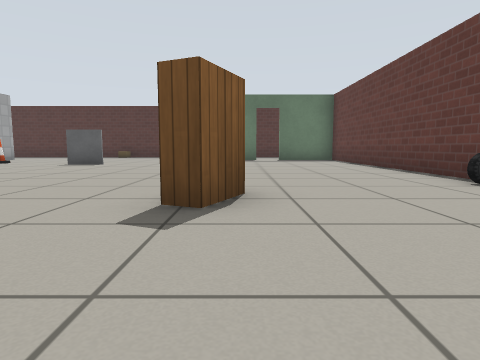
view 1 (above)

16 first-person views from a walk through a robot-simulator world made for Gazebo. The camera is 0.5 m above the floor, tilts 6° down and sees 75° across. The lines on the ground mark 1 m squares. The floor is counted in squares, 1 m on a side. Each view is taken from the middle of a square. On the plan, view 1 faces up. The plan holds only what a view shows up to about 9 squares ahead; the rest is blank. Robots are left out. Simple patterns stand in for the simulator's built-in surfaces. Some stock models are drawn as simple stand-ins.

view 2
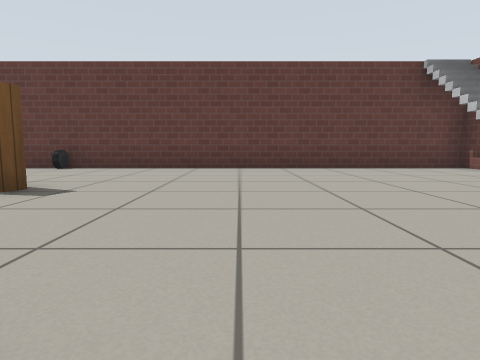

view 3
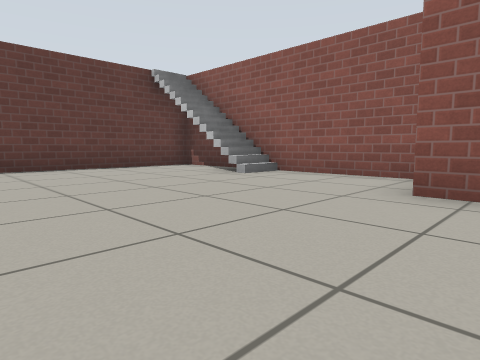

view 4
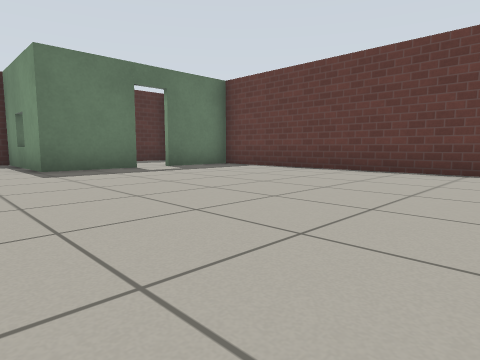

view 5
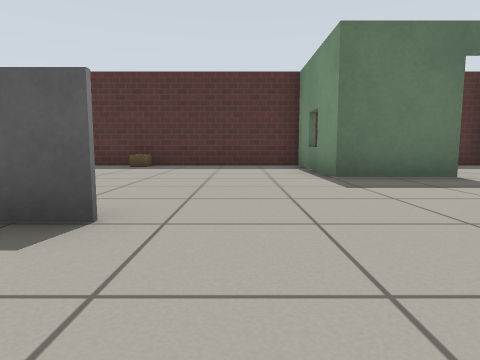

view 6
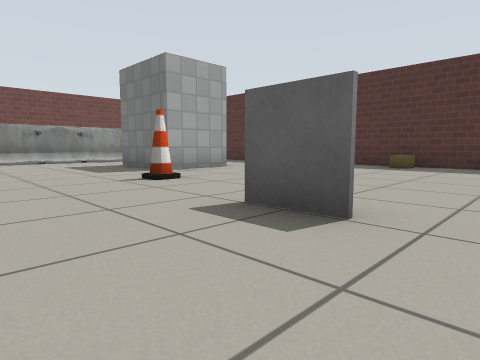

view 7
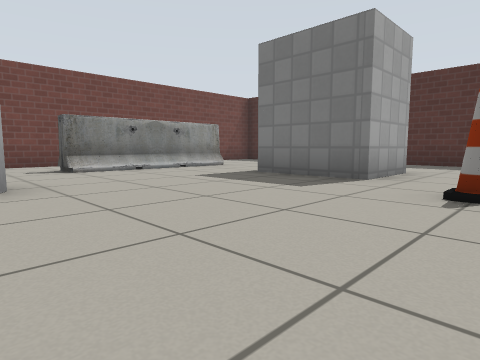

view 8
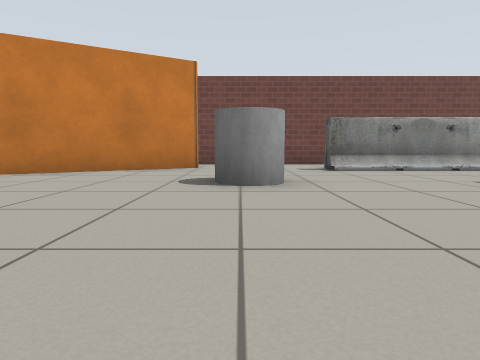

view 9
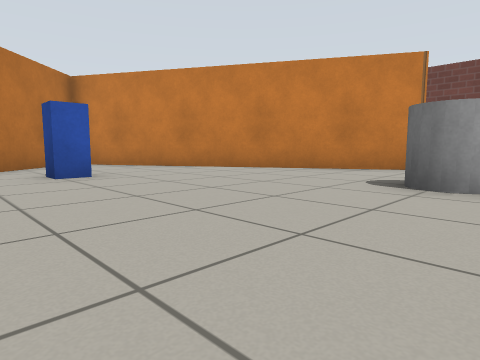

view 10
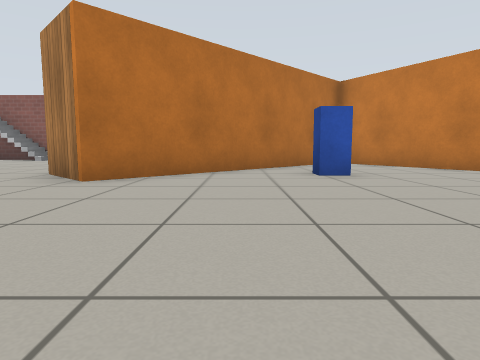

view 11
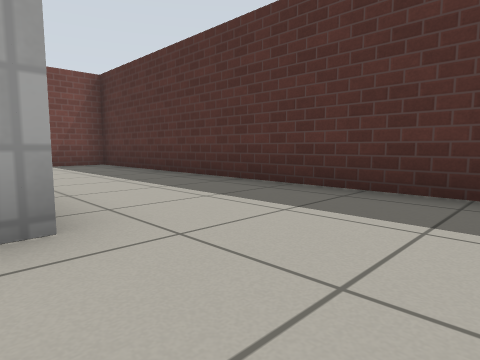

view 12
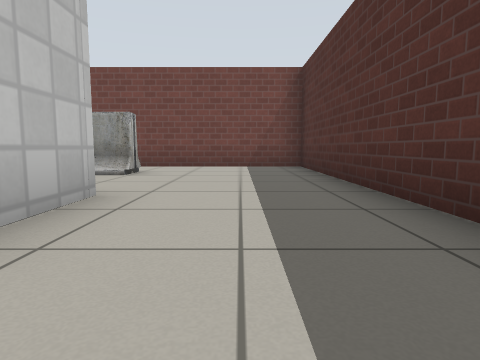

view 13
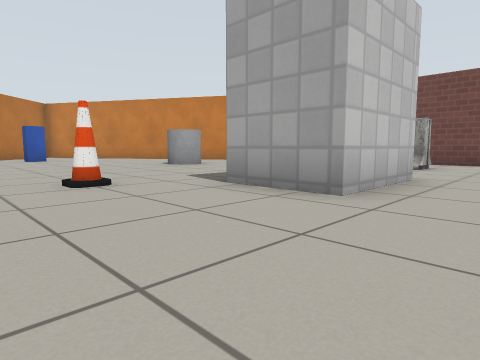

view 14
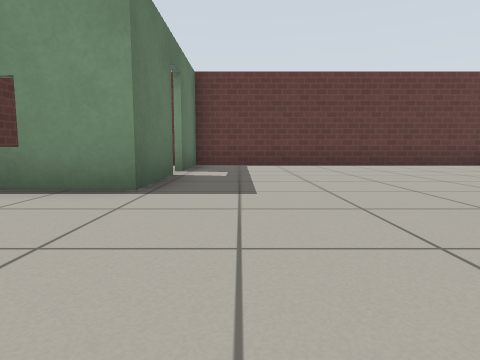

view 15
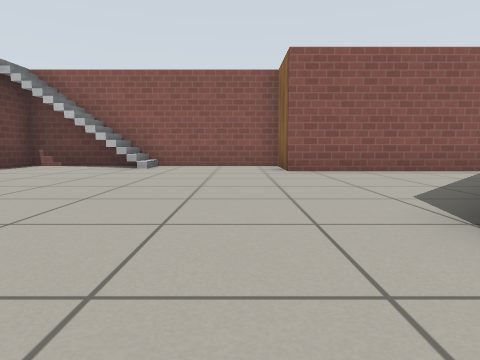

view 16
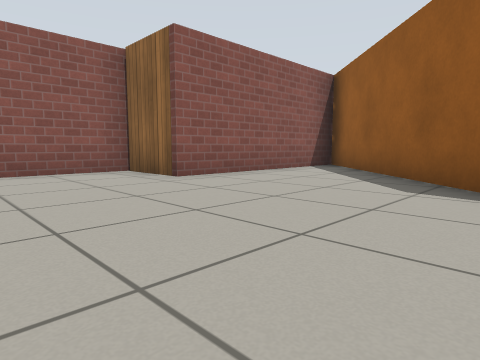

### Floor plan
Points are (right, up) in squares from view 1. A wall is a line through its corners. A room is listed if a view was taken in it or the views show most of it. See-through windows are left out.
Room 1 (views 1, 2, 3, 4, 5, 6, 7, 8, 9, 10, 11, 12, 13, 14, 15, 16)
walls: (-4.2, 0.5) (-8.2, -3.5) (-3, -3.5) (-3, -5.4) (3.5, -5.4); (0.8, 12.2) (-1.4, 12.2) (-1.4, 15.6) (-16.1, 15.6) (-16.1, 4.5); (-11.3, 12.5) (-9, 12.5) (-9, 10.7) (-11.2, 10.7); (-14.7, 5.1) (-10.1, -2.9) (-4.7, 2.5) (-3.5, 1.2); (3.6, -4.5) (3.6, 12.2) (1.5, 12.2)
ways out: open door at (1, 12)
objects: barrier (-14, 8) to (-14, 12); grey cylinder (-12, 6) to (-11, 6); postbox (-9, 1); cone (-8, 10); cardboard box (-6, 15); grey box (-5, 9) to (-4, 9); bookshelf (0, 3); car (3, 4); stairs (4, -5)

Positions as (right, up) in squares from view 1, and headings:
1: (0, 0), facing up
2: (-4, 0), facing right
3: (-4, 0), facing down-right
4: (-3, 5), facing up-right
5: (-3, 7), facing up
6: (-3, 7), facing up-left
7: (-7, 6), facing up-left
8: (-7, 6), facing left
9: (-7, 7), facing down-left
10: (-7, 7), facing down
11: (-7, 12), facing up-left
12: (-8, 14), facing left
13: (-6, 14), facing down-left
14: (-5, 11), facing right
15: (-2, 3), facing down
16: (0, 1), facing down-left
